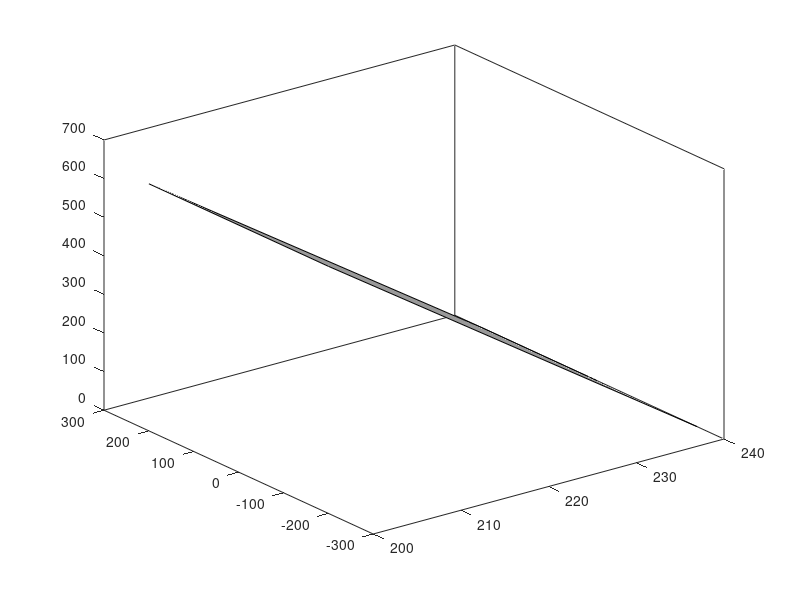

Recreate this plot in MATLAB. (Note: this script raises an error after producing the figure.)
%% Modelo 3D %TBD Deixar relativo a medida de altura em vez do raio
%Radar
rr = 200;
[Xr,Yr,Zr] = sphere();
Xr = rr*Xr;
Yr = rr*Yr;
Zr = rr*Zr;
Ra(1) = surface(  Xr  ,  Yr  ,  Zr+rr*4  ,  'Facecolor'  ,  [0.3 0.3 0.3]  );
%Torre
Ra(2) = fill3(  [ rr     -rr     -rr*1.2  rr*1.2]  ,  [ rr      rr      rr*1.2  rr*1.2]  ,  [rr*3.2   rr*3.2      0        0  ]  ,  [0.6 0.6 0.6]  );  %Frente
Ra(3) = fill3(  [ rr     -rr     -rr*1.2  rr*1.2]  ,  [-rr     -rr     -rr*1.2 -rr*1.2]  ,  [rr*3.2   rr*3.2      0        0  ]  ,  [0.6 0.6 0.6]  );  %Tr�s
Ra(4) = fill3(  [ rr     -rr     -rr      rr    ]  ,  [ rr      rr     -rr     -rr    ]  ,  [rr*3.2   rr*3.2   rr*3.2   rr*3.2]  ,  [0.6 0.6 0.6]  );  %Topo
Ra(5) = fill3(  [ rr*1.2 -rr*1.2 -rr*1.2  rr*1.2]  ,  [ rr*1.2  rr*1.2 -rr*1.2 -rr*1.2]  ,  [   0        0        0        0  ]  ,  [0.6 0.6 0.6]  );  %Base
Ra(6) = fill3(  [-rr*1.2 -rr     -rr     -rr*1.2]  ,  [ rr*1.2  rr     -rr     -rr*1.2]  ,  [   0     rr*3.2   rr*3.2      0  ]  ,  [0.6 0.6 0.6]  );  %Esquerda
Ra(7) = fill3(  [ rr*1.2  rr      rr      rr*1.2]  ,  [ rr*1.2  rr     -rr     -rr*1.2]  ,  [   0     rr*3.2   rr*3.2      0  ]  ,  [0.6 0.6 0.6]  );  %Direita

radar = hgtransform('Parent',ax);
set(Ra,'Parent',radar)
set(Ra,'LineStyle','none')